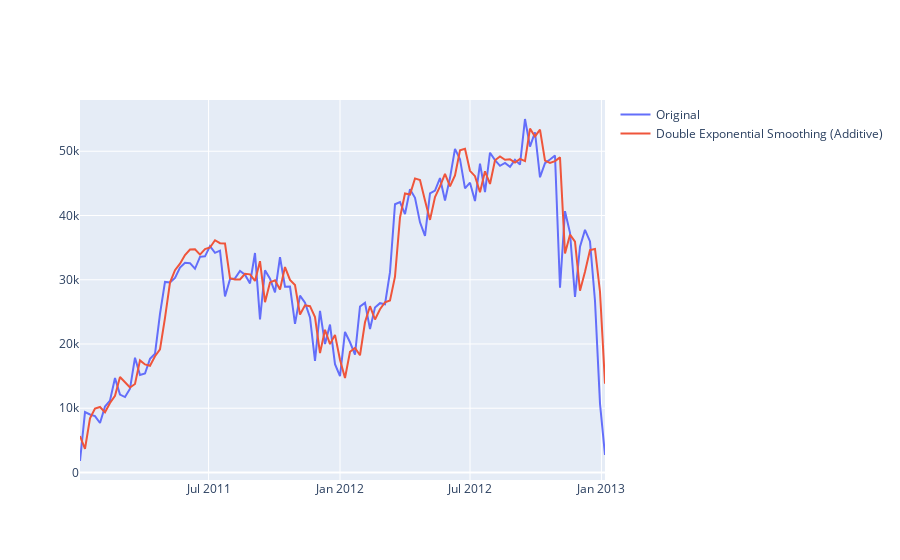

Source (notebook cell):
### Code cell
iplot(Figure(data=[Scatter(x = df.index,
                           y = df['cnt'],
                          name = 'Original'),
                  Scatter(x = df.index,
                          y = df['des_add'],
                         name = 'Double Exponential Smoothing (Additive)')
                  ]))
